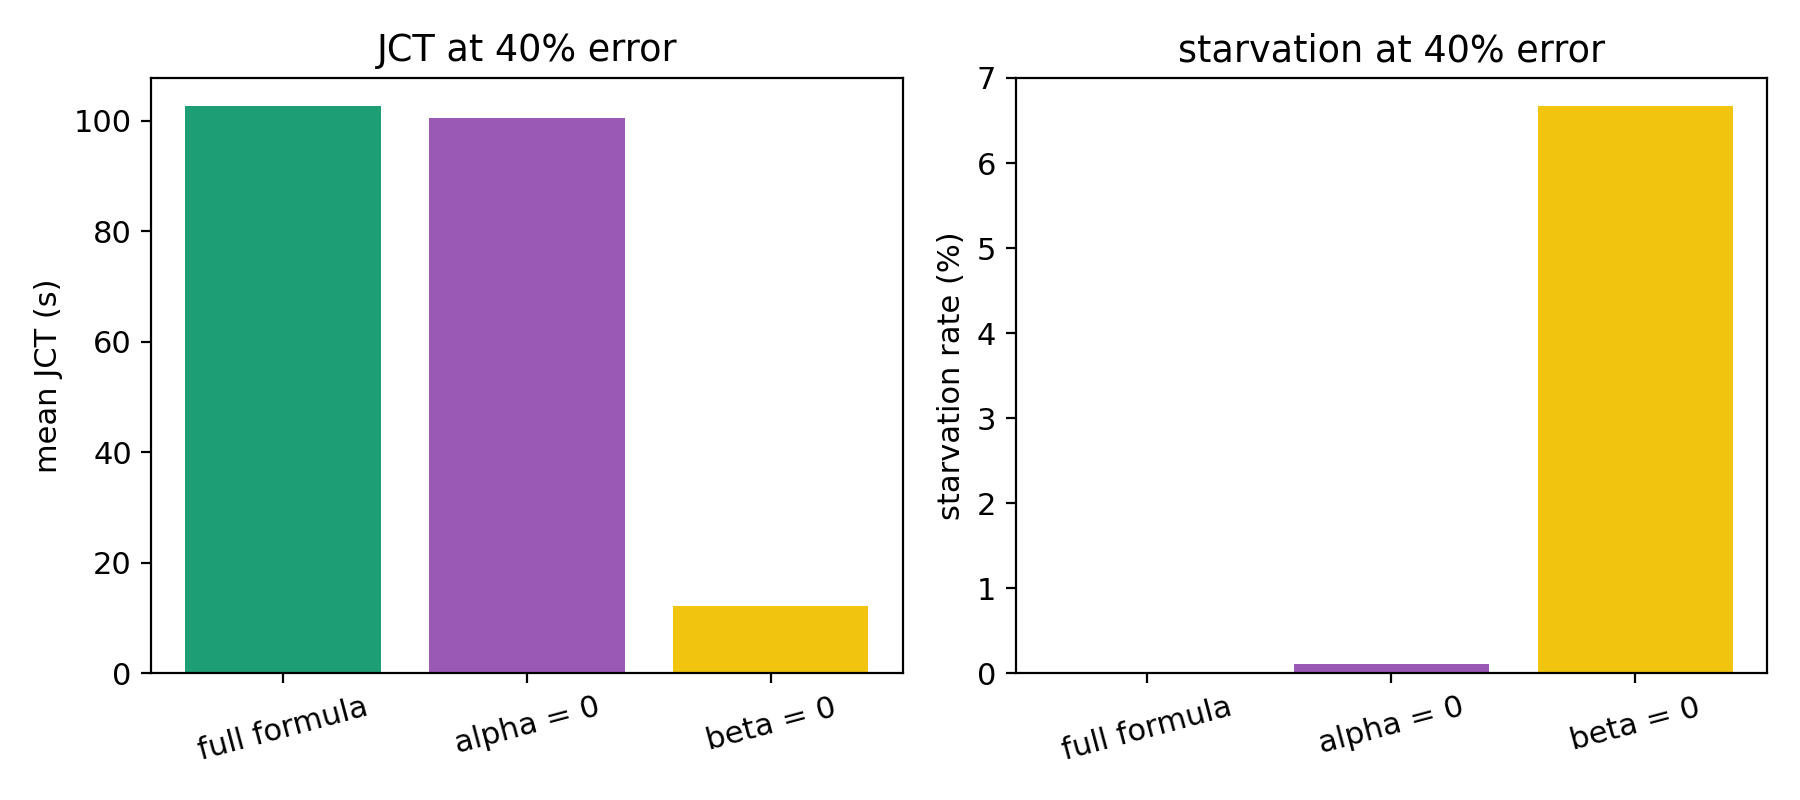

Write the Python code that produced this figure.
import pandas as pd
import matplotlib.pyplot as plt

plt.rcParams.update({"font.size": 11})

error_level = 40

ablation = pd.read_csv("results/results_ablation.csv")
subset = ablation[ablation["error_pct"] == error_level]

labels = ["full formula", "alpha = 0", "beta = 0"]
configs = ["full", "no_uncertainty", "no_aging"]
jct_vals = [subset[subset["configuration"] == c]["jct"].iloc[0] for c in configs]
starv_vals = [subset[subset["configuration"] == c]["starvation_pct"].iloc[0] for c in configs]

fig, (ax1, ax2) = plt.subplots(1, 2, figsize=(9, 4))

ax1.bar(labels, jct_vals, color=["#1D9E75", "#9B59B6", "#F1C40F"])
ax1.set_ylabel("mean JCT (s)")
ax1.set_title(f"JCT at {error_level}% error")
ax1.tick_params(axis="x", rotation=15)

ax2.bar(labels, starv_vals, color=["#1D9E75", "#9B59B6", "#F1C40F"])
ax2.set_ylabel("starvation rate (%)")
ax2.set_title(f"starvation at {error_level}% error")
ax2.tick_params(axis="x", rotation=15)

fig.tight_layout()
fig.savefig("scripts/fig4_ablation.png", dpi=200)
print("saved scripts/fig4_ablation.png")
